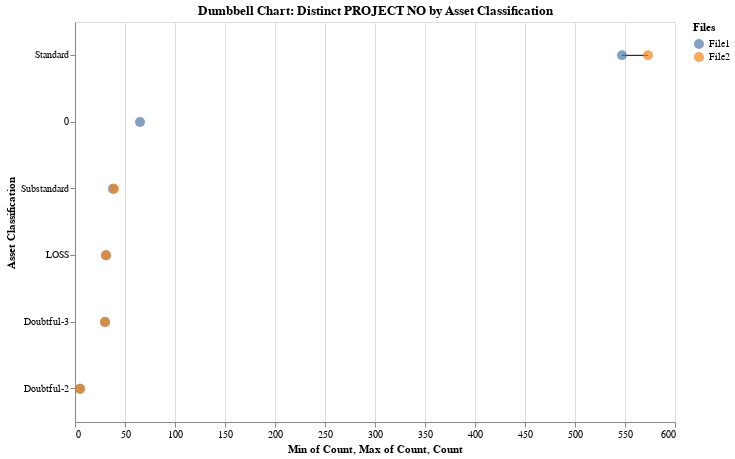

Write notebook code for a chart like this one.
### Code cell
import pandas as pd
import altair as alt

def compare_project_counts_dumbbell(file1: str, file2: str, sheet_name=0):
    """
    Compare two Excel files and plot a dumbbell chart showing 
    distinct PROJECT NO counts per Asset Classification.

    Args:
        file1 (str): Path to first Excel file (header at row 1)
        file2 (str): Path to second Excel file (header at row 2)
        sheet_name (str/int): Sheet name or index (default = 0)
    """

    # Read Excel files with specific headers
    df1 = pd.read_excel(file1, sheet_name=sheet_name, header=1)
    df2 = pd.read_excel(file2, sheet_name=sheet_name, header=2)

    # Normalize classification column names
    if "Asset Classification as on 30.06.2025" in df1.columns:
        df1.rename(columns={"Asset Classification as on 30.06.2025": "Asset Classification"}, inplace=True)
    if "Asset classification" in df2.columns:
        df2.rename(columns={"Asset classification": "Asset Classification"}, inplace=True)

    # Group by Asset Classification and count distinct PROJECT NO
    counts1 = df1.groupby("Asset Classification")["PROJECT NO"].nunique().reset_index()
    counts1.rename(columns={"PROJECT NO": "Count"}, inplace=True)
    counts1["File"] = "File1"

    counts2 = df2.groupby("Asset Classification")["PROJECT NO"].nunique().reset_index()
    counts2.rename(columns={"PROJECT NO": "Count"}, inplace=True)
    counts2["File"] = "File2"

    # Combine both into one dataframe
    comparison = pd.concat([counts1, counts2], ignore_index=True)

    # Dumbbell chart: one line per category with two dots
    base = alt.Chart(comparison).encode(
        y=alt.Y("Asset Classification:N", sort="-x", title="Asset Classification")
    )

    # Line connecting the two points
    lines = base.mark_rule().encode(
        x="min(Count):Q",
        x2="max(Count):Q"
    )

    # Dots for File1 & File2
    points = base.mark_point(size=100, filled=True).encode(
        x="Count:Q",
        color=alt.Color("File:N", legend=alt.Legend(title="Files")),
        tooltip=["Asset Classification", "File", "Count"]
    )

    chart = (lines + points).properties(
        title="Dumbbell Chart: Distinct PROJECT NO by Asset Classification",
        height=400,
        width=600
    )

    chart.show()
    return comparison


# Example usage
compare_project_counts_dumbbell("Loan Book (31.03.2025).xlsx", "Loan Book (30.06.2025).xlsx")

### Figure 1 — Vega-Lite specification as saved in the notebook (floating-point values rounded to 4 significant figures)
{"config": {"view": {"continuousWidth": 300, "continuousHeight": 300}}, "layer": [{"mark": {"type": "rule"}, "encoding": {"x": {"aggregate": "min", "field": "Count", "type": "quantitative"}, "x2": {"aggregate": "max", "field": "Count"}, "y": {"field": "Asset Classification", "sort": "-x", "title": "Asset Classification", "type": "nominal"}}}, {"mark": {"type": "point", "filled": true, "size": 100}, "encoding": {"color": {"field": "File", "legend": {"title": "Files"}, "type": "nominal"}, "tooltip": [{"field": "Asset Classification", "type": "quantitative"}, {"field": "File", "type": "nominal"}, {"field": "Count", "type": "quantitative"}], "x": {"field": "Count", "type": "quantitative"}, "y": {"field": "Asset Classification", "sort": "-x", "title": "Asset Classification", "type": "nominal"}}}], "data": {"name": "data-4a40fde29d134b19be48387303d62f4a"}, "height": 400, "title": "Dumbbell Chart: Distinct PROJECT NO by Asset Classification", "width": 600, "$schema": "https://vega.github.io/schema/vega-lite/v5.20.1.json", "datasets": {"data-4a40fde29d134b19be48387303d62f4a": [{"Asset Classification": 0, "Count": 65, "File": "File1"}, {"Asset Classification": "Doubtful-2", "Count": 5, "File": "File1"}, {"Asset Classification": "Doubtful-3", "Count": 30, "File": "File1"}, {"Asset Classification": "LOSS", "Count": 31, "File": "File1"}, {"Asset Classification": "Standard", "Count": 547, "File": "File1"}, {"Asset Classification": "Substandard", "Count": 38, "File": "File1"}, {"Asset Classification": "Doubtful-2", "Count": 5, "File": "File2"}, {"Asset Classification": "Doubtful-3", "Count": 30, "File": "File2"}, {"Asset Classification": "LOSS", "Count": 31, "File": "File2"}, {"Asset Classification": "Standard", "Count": 573, "File": "File2"}, {"Asset Classification": "Substandard", "Count": 39, "File": "File2"}]}}
